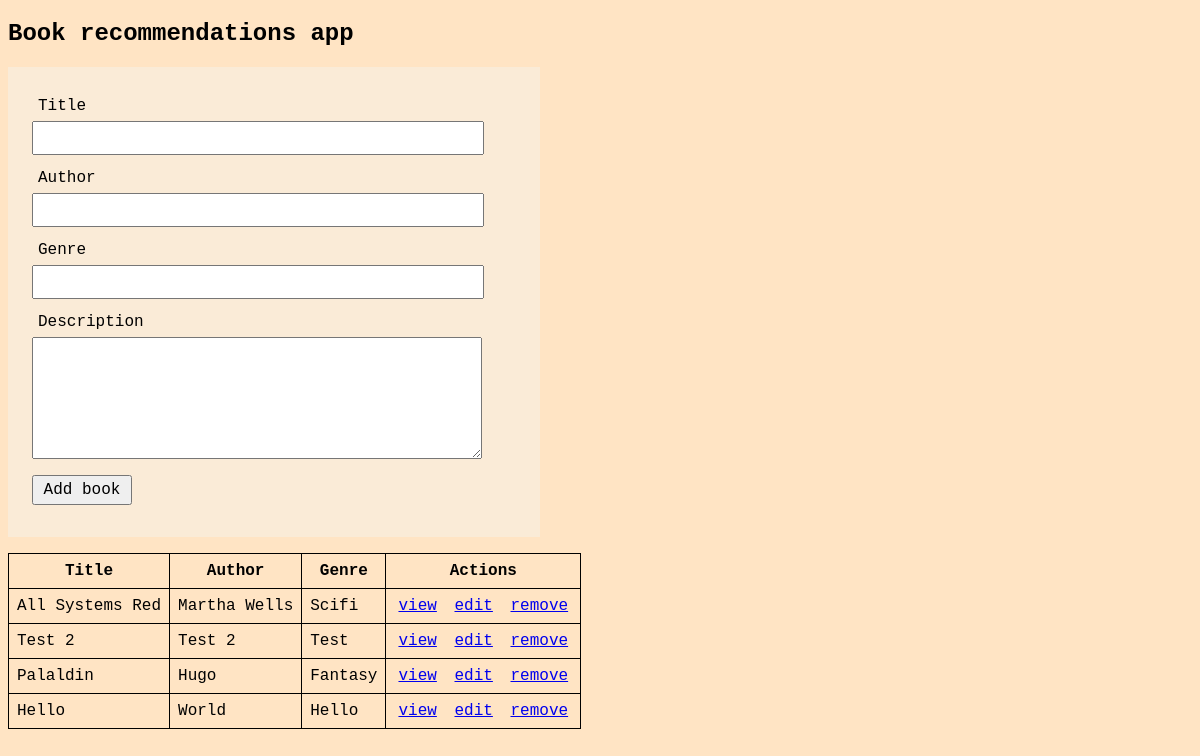
Before: / with the older database file.
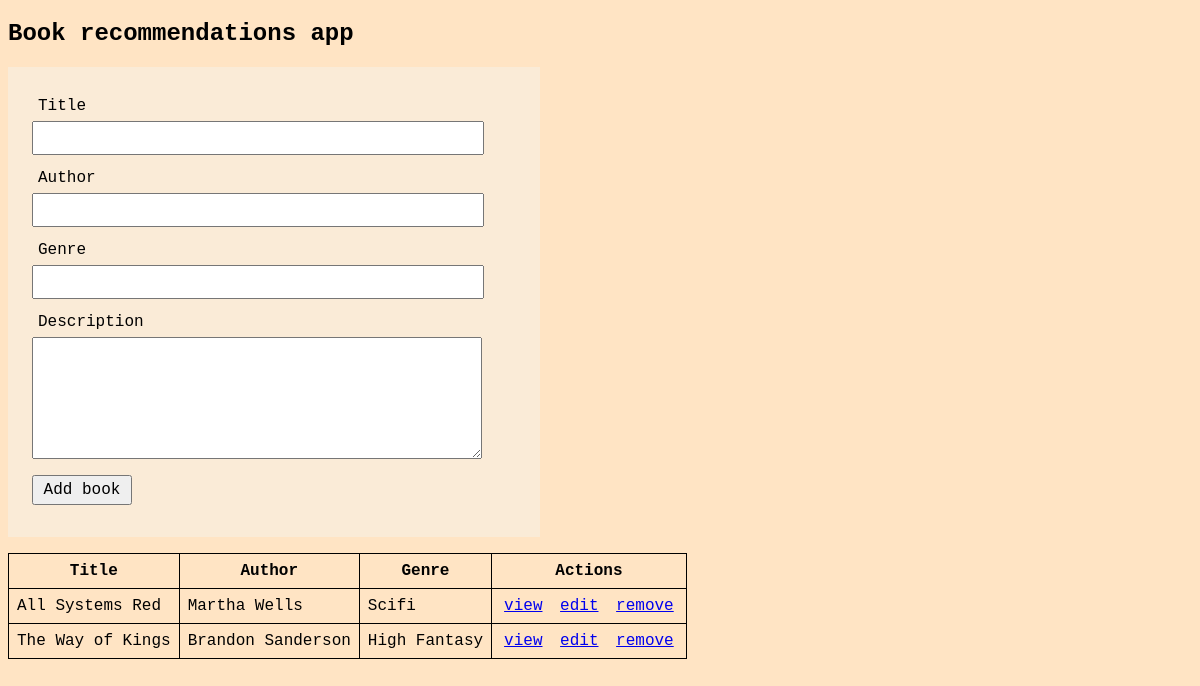
After: the same page with the newer database file.
### tables this page shows
CREATE TABLE `books` (
  `id` int NOT NULL,
  `title` varchar(50) NOT NULL,
  `author` varchar(30) NOT NULL,
  `genre` varchar(25) NOT NULL,
  `description` varchar(200) NOT NULL,
  `link` varchar(512) DEFAULT NULL,
  `image` varchar(512) DEFAULT NULL
);

### index.php (the view, shortened to what this page needs)
<?php include 'db.php';
$books = mysqli_query($mysqli, "SELECT id, title, author, genre FROM books");
?>
<!DOCTYPE html>
<html lang="en">
<head>
    <link rel="stylesheet" href="style.css">
</head>
<body>
    <header>
        <h2>Book recommendations app</h2>
    </header>
    <form action="index.php" method="POST">
        <div class="form_group">
            <label for="title">Title</label>
            <input type="text" name="title" id="title">
        </div>
        <div class="form_group">
            <label for="author">Author</label>
            <input type="text" name="author" id="author">
        </div>
        <div class="form_group">
            <label for="genre">Genre</label>
            <input type="text" name="genre" id="genre">
        </div>
        <div class="form_group">
            <label for="description">Description</label>
            <textarea name="description" id="description" cols="30" rows="6"></textarea>
        </div>
        <input type="submit" name="submit" value="Add book">
    </form>
    <table>
        <thead>
            <tr>
                <th>Title</th>
                <th>Author</th>
                <th>Genre</th>
                <th>Actions</th>
            </tr>
        <tbody>
            <?php while ($row = mysqli_fetch_array($books)) { ?>
                <tr>
                    <td><?php echo $row['title']; ?></td>
                    <td><?php echo $row['author']; ?></td>
                    <td><?php echo $row['genre']; ?></td>
                    <td>
                        <a href="view.php?view_book=<?php echo $row['id']; ?>">view</a>
                        <a href="update.php?update_book=<?php echo $row['id']; ?>">edit</a>
                        <a href="index.php?del_book=<?php echo $row['id']; ?>" onclick="return confirm('Are you sure you want to delete this book?')">remove</a>
                    </td>
                </tr>
            <?php } ?>
        </tbody>
        </thead>
    </table>
</body>
</html>

### style.css (style rules this page uses)
form { width: 500px; background-color: antiquewhite; padding: 1rem; margin-bottom: 1rem; }
label, input, textarea { display: block; width: 90%; font-family: inherit; font-size: inherit; padding: 6px; }
input[type='submit'] { margin: 1rem 0.5rem; width: 100px; padding: 4px; }
.form_group { margin: 0.5rem; }
table a { padding: 4px; }
body { font-family: 'Courier New', Courier, monospace; background-color: bisque; }
table { border-collapse: collapse; margin-bottom: 1em; }
table,th,td { border:solid black 1px; padding: 0.5em; }
thead { background-color: bisque; }

Changed rows visible on the page:
removed books: title "Test 2", author "Test 2", genre "Test"
removed books: title "Palaldin", author "Hugo", genre "Fantasy"
removed books: title "Hello", author "World", genre "Hello"
added books: title "The Way of Kings", author "Brandon Sanderson", genre "High Fantasy"
